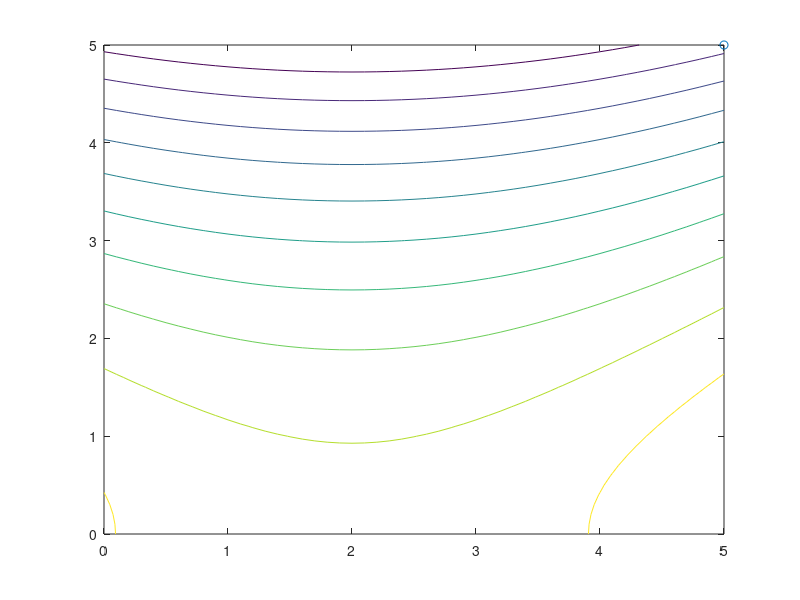
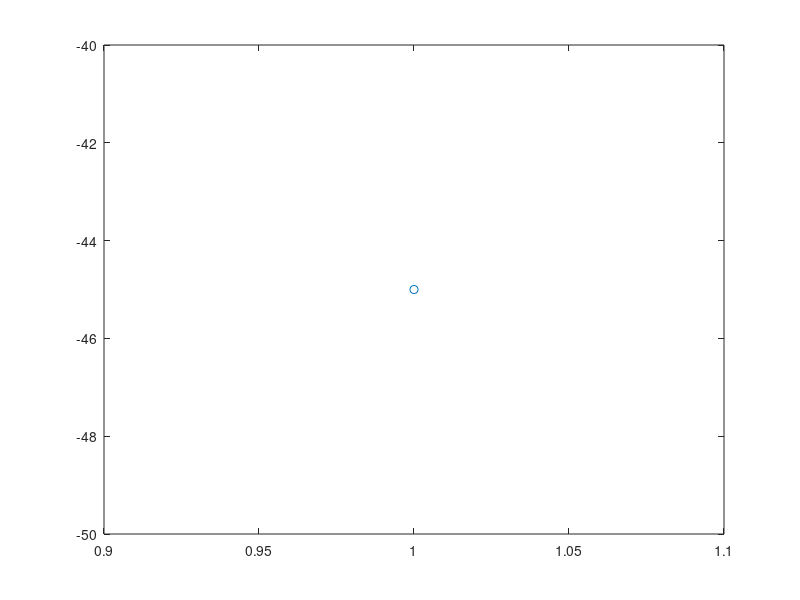

MATLAB code to generate these figures, in order:
clc;clear;
n=input('how many variable');
d=input('steps = ');
% f=@(x,y) (x-y)+2.*x.^2.+(2.*x.*y+y.^2.);
f=@(x,y) x.^2-2.*y.^2-4.*x;
g1=@(x,y) x+y-6;


t=1;k=1;err=10;
for i=1:n
    x(i,1)=input('initial point = ?');
end
fm=f(x(1,1),x(2,1));z(k)=fm;m(k,1)=x(1,1);m(k,2)=x(2,1);

while err>0.1 && t<10 && g1(x(1,1),x(2,1))<=0
    for i=1:n
        x(i,2)=x(i,1)-d;x(i,3)=x(i,1)+d;
        x(x(2,:)>3)=3;
        switch i
            case 1
                A=f(x(i,1),x(2,1));
                B=f(x(i,2),x(2,1));
                C=f(x(i,3),x(2,1));
                X(i)=min([A,B,C]);k=k+1;z(k)=X(i);
                if X(i)==A; D(i)=0; x(i,:)=x(i,1);end
                if X(i)==B; D(i)=-d; x(i,:)=x(i,2);end
                if X(i)==C; D(i)=d; x(i,:)=x(i,3);end
                m(k,1)=x(1,1);m(k,2)=x(2,1);
            case 2
                A=f(x(1,1),x(i,1));
                B=f(x(1,1),x(i,2));
                C=f(x(1,1),x(i,3));
                X(i)=min([A,B,C]);k=k+1;z(k)=X(i);
                if X(i)==A; D(i)=0; x(i,:)=x(i,1);end
                if X(i)==B; D(i)=-d; x(i,:)=x(i,2);end
                if X(i)==C; D(i)=d; x(i,:)=x(i,3);end
                m(k,1)=x(1,1);m(k,2)=x(2,1);
        end
    end
    if D == [0,0]
        d=d/2;t=t+1;
        k=k+1;m(k,1)=x(1,1);m(k,2)=x(2,1);z(k)=f(x(1,1),x(2,1));
    else
        x(1,2)=x(1,1)-D(1,1); x(2,2)=x(2,1)-D(1,2); % PT2
        x(1,3)=x(1,1)+D(1,1); x(2,3)=x(2,1)+D(1,2); % PT3
        A=f(x(1,1),x(2,1));
        B=f(x(1,2),x(2,2));
        C=f(x(1,3),x(2,3));
        X(i+1)=min([A,B,C]);k=k+1;z(k)=X(i+1);
        if X(i+1)==A; x(1,:)=x(1,1); x(2,:)=x(2,1);end
        if X(i+1)==B; x(1,:)=x(1,2); x(2,:)=x(2,2);end
        if X(i+1)==C; x(1,:)=x(1,3); x(2,:)=x(2,3);end
        m(k,1)=x(1,1);m(k,2)=x(2,1);
    end
    err=abs((fm-z(k))/fm);
    fm=z(k);
end
plot(m(:,1),m(:,2),'-o') ; hold on;
j=0;
for x1=0:0.1:5
    j=j+1;
    i=0;
    for y1=0:0.1:5
        i=i+1;
        top(i,j)=x1.^2-2.*y1.^2-4.*x1;
    end
end
x2 = linspace(0,5,51);
y2 = linspace(0,5,51);
contour (x2,y2,top);
hold on;
figure
plot(z,'-o')